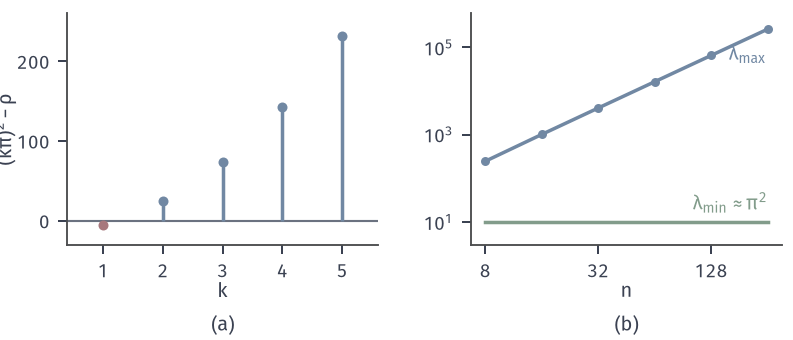

This figure's Python source:
from pathlib import Path
import sys
HERE = Path(__file__).resolve().parent
sys.path.insert(0, str(HERE.parent/'func-common'))
from func_fig import *
# J_rho 的 Hessian 特征值 (k pi)^2-rho，rho=15；差分 Hessian 的最大特征值随 n。
fig, axes = figure(width_mm=112, height_mm=48, ncols=2)
panel(fig, left=.085, wspace=.3, bottom=.28)
ax = axes[0]
k = np.arange(1, 6); ev = (k*np.pi)**2-15
ax.axhline(0, color=MUTED, lw=.85)
for a, b in zip(k, ev):
    c = RED if b < 0 else BLUE
    ax.vlines(a, 0, b, color=c, lw=1.4); ax.plot([a], [b], 'o', ms=4, color=c, mew=0)
ax.set_xlim(.4, 5.6); ax.set_ylim(-30, 260); ax.set_xticks(k); ax.set_yticks([0, 100, 200]); ax.set_xlabel('$k$', labelpad=0); ax.set_ylabel(r'$(k\pi)^2-\rho$', labelpad=0)
ax = axes[1]
ns = np.array([8, 16, 32, 64, 128, 256]); L = []
for n in ns:
    T = 2*np.eye(n-1)-np.eye(n-1, k=1)-np.eye(n-1, k=-1)
    L.append(np.linalg.eigvalsh(T*n*n).max())
L = np.array(L)
ax.loglog(ns, L, '-o', color=BLUE, lw=1.4, ms=3.6, mew=0)
ax.loglog(ns, np.pi**2*np.ones_like(ns), color=GREEN, lw=1.4)
ax.text(256, 3.2e5/8, r'$\lambda_{\max}$', color=BLUE, fontsize=8, ha='right', va='bottom')
ax.text(256, 15, r'$\lambda_{\min}\approx\pi^2$', color=GREEN, fontsize=8, ha='right', va='bottom')
ax.set_xticks([8, 32, 128]); ax.set_xticklabels(['8', '32', '128']); ax.minorticks_off(); ax.set_yticks([1e1, 1e3, 1e5]); ax.set_xlabel('$n$', labelpad=0); ax.set_ylim(3,6e5)
tags(fig, axes)
save(fig, HERE, 'figure', {'ev': ev.tolist(), 'lmax': L.tolist(), 'n': ns.tolist()})
